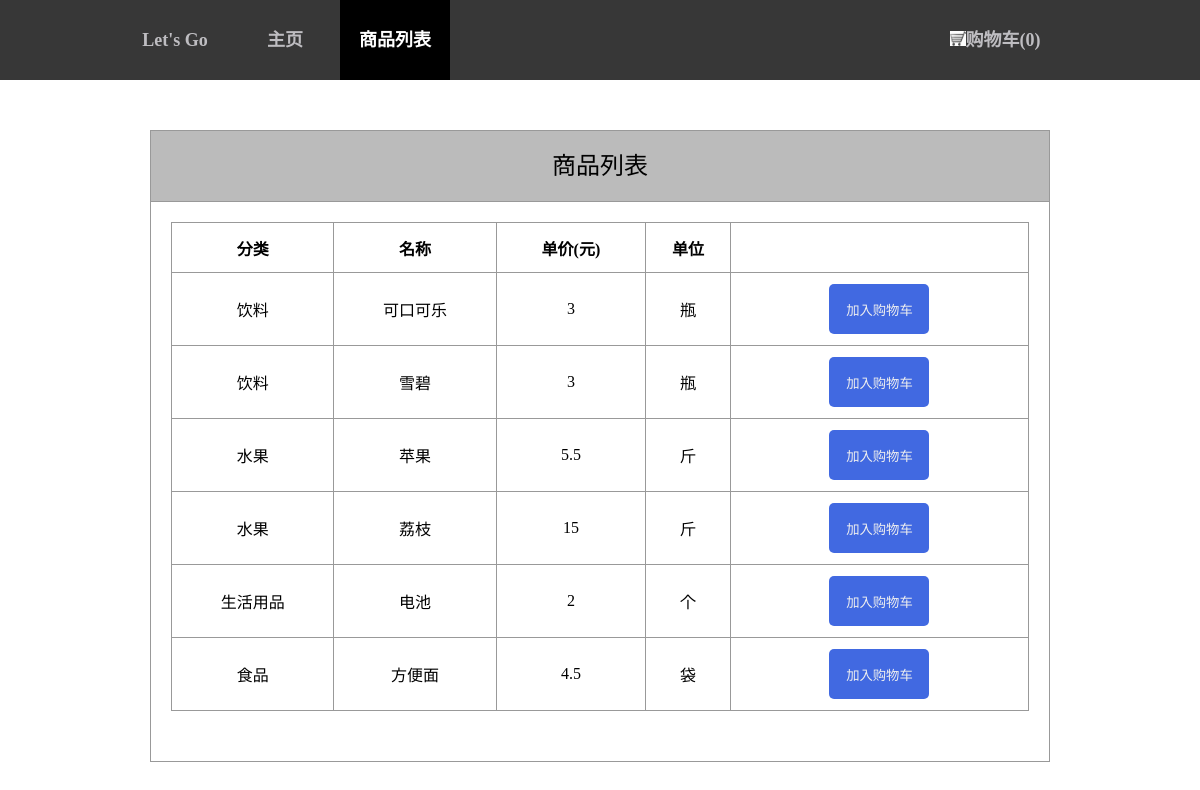
The app's page /shopping_list with its own data.
### pos/models.py (models this page shows)
class GoodsList(models.Model):
    type=models.TextField()
    name=models.TextField()
    price=models.TextField()
    unit=models.TextField()

### pos/views.py (the view, shortened to what this page needs)
# urls.py: url(r'^shopping_list',views.shopping_list, name='shopping_list'),
def shopping_list(request):
    goodlists = GoodsList.objects.all()
    return render(request, 'pos/shopping_list.html', {'goodlists': goodlists,'sum_count': ItemList.sum_count()})

### pos/models.py (called while the page is built)
    @classmethod
    def sum_count(cls):
        sum_count = 0
        for goods in ItemList.objects.all():
            sum_count+=goods.count
        return sum_count

### pos/templates/pos/shopping_list.html (shortened to what this page needs)
{% extends 'pos/base.html' %}
{% block list %}active{%endblock  %}
{% block content %}
    {% load staticfiles %}
    <link rel="stylesheet" href="{% static 'css/shopping_list.css' %}">
    <div class="listinfo">
        <div class="element">
            <p>商品列表</p>
        </div>
        <div class="list">
            <table>
                    <tr>
                        <th>分类</th>
                        <th>名称</th>
                        <th>单价(元)</th>
                        <th>单位</th>
                        <th>   </th>
                    </tr>
                {% for goods_list in goodlists %}
                    <tr>
                        <td>{{ goods_list.type }}</td>
                        <td>{{ goods_list.name }}</td>
                        <td>{{ goods_list.price }}</td>
                        <td>{{ goods_list.unit }}</td>
                        <td><button class="input" id="{{goods_list.id}}" >加入购物车</button></td>
                    </tr>
                 {% endfor %}
            </table>
        </div>
    </div>
{% endblock content %}

### pos/templates/pos/base.html (shortened to what this page needs)
{% load staticfiles %}
<html>
<head>
    <link rel="stylesheet" href="{% static 'css/homepage.css' %}">
</head>
<body>
<div class="menu">
    <div class="nation first">Let's Go</div>
    <div class="nation {% block home %}{% endblock %}"onclick=location.href="/">主页</div>
    <div class="nation {% block list %}{% endblock %}"onclick=location.href="/shopping_list">商品列表</div>
    <div class="nation last {% block cart %}{% endblock %}"onclick=location.href="/shopping_cart">
        <img src="{% static 'picture/cart.jpg' %}">购物车(<span id="number">{{ sum_count }}</span>)</div>
</div>
{% block content %}
{% endblock %}
</body>
</html>

### pos/static/css/homepage.css (style rules this page uses)
body { margin: auto; min-width: 770px; font-family: Loma; }
.menu { background-color:#373737 ; height: 80px; }
.first { margin: 0 0 0 120px; padding: 0 10px; }
.nation { color: #bebdc1; width: 90px; float: left; line-height: 80px; font-size: 18px; text-align: center; font-weight: bold; padding: 0 10px; }
.active { color: white; background-color: black; }
.last { margin: 0 120px 0 0; width: 150px; float: right; padding: 0 10px; }
.menu img { width: 16px; height: 15px; line-height: 18px; }

### pos/static/css/shopping_list.css (style rules this page uses)
.listinfo { margin: 50px 150px 150px; border: solid 1px; border-color: #999999; }
.element { text-align: center; font-size: 1.5em; border-bottom:solid 1px; border-color: #999999; }
.element p { background-color: #bbbbbb; margin:0; height:70px; line-height:70px; }
.list { padding: 20px 20px 50px 20px; }
.list table { width: 100%; border: solid 1px; border-collapse: collapse; border-color: #999999; }
.list th { border: 1px solid; border-color: #999999; height: 50px; }
.list td { border: solid 1px; border-color: #999999; text-align:center; }
.input { background-color: royalblue; border-radius: 5px; border: none; color: #efefef; margin: 10px; width: 100px; height: 50px; }

### records on screen
GoodsList: type "饮料", name "可口可乐", price "3", unit "瓶"
GoodsList: type "饮料", name "雪碧", price "3", unit "瓶"
GoodsList: type "水果", name "苹果", price "5.5", unit "斤"
GoodsList: type "水果", name "荔枝", price "15", unit "斤"
GoodsList: type "生活用品", name "电池", price "2", unit "个"
GoodsList: type "食品", name "方便面", price "4.5", unit "袋"

### other values on screen
{{ sum_count }} "0"
